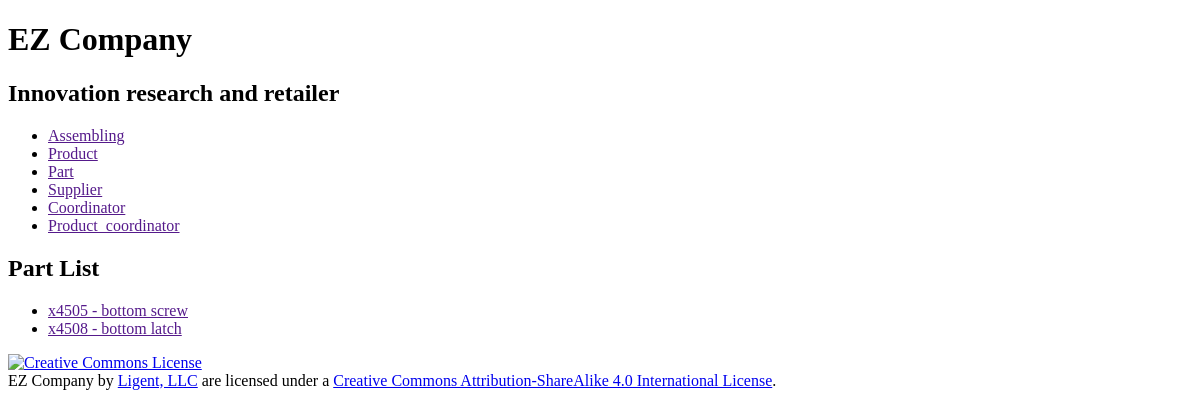
The page /part/ on the database as committed earlier.
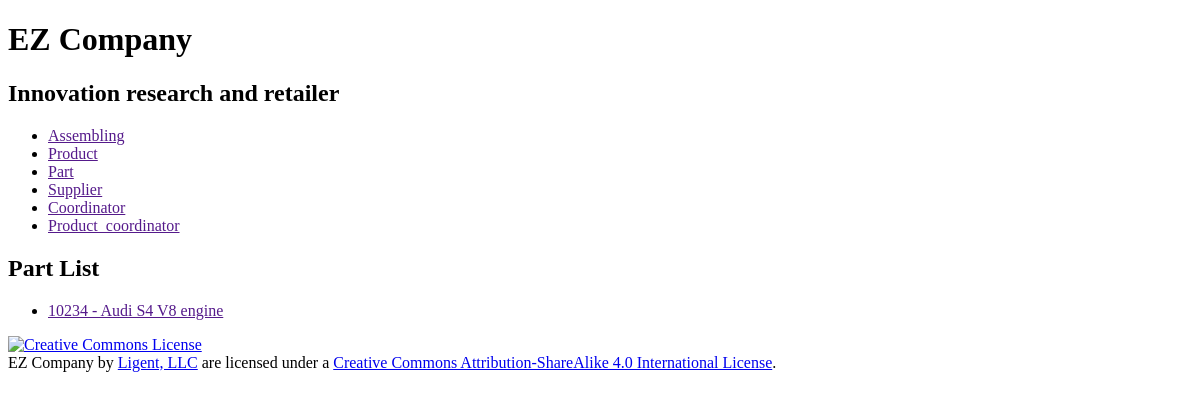
The same page on the database as committed later.
### companyinfo/models.py (models this page shows)
class Part(models.Model):
    part_id = models.AutoField(primary_key=True)
    part_number = models.CharField(max_length=20)
    part_name = models.CharField(max_length=255)
    def __str__(self):
        return '%s - %s' % (self.part_number, self.part_name)
    class Meta:
        ordering = ['part_number', 'part_name']
        unique_together = (('part_number', 'part_name'),)

### companyinfo/views.py (the view)
# urls.py: path('part/', part_list_view),
def part_list_view(request):
    part_list = Part.objects.all()
    template = loader.get_template(
        'companyinfo/part_list.html')
    context = {'part_list': part_list}
    output = template.render(context)
    return HttpResponse(output)

### templates/companyinfo/part_list.html (shortened to what this page needs)
{% extends 'companyinfo/base.html' %}
{% block content %}
    <h2>Part List</h2>
    <ul>
        {% for part in part_list %}
            <li>
                <a href="">{{ part }}</a>
            </li>
        {% empty %}
            <li><em>There are currently no part available.</em></li>
        {% endfor %}
    </ul>
{% endblock %}

Rows that differ between the two databases and show on the page:
removed Part: part_number+part_name "x4505 - bottom screw"
removed Part: part_number+part_name "x4508 - bottom latch"
added Part: part_number+part_name "10234 - Audi S4 V8 engine"
